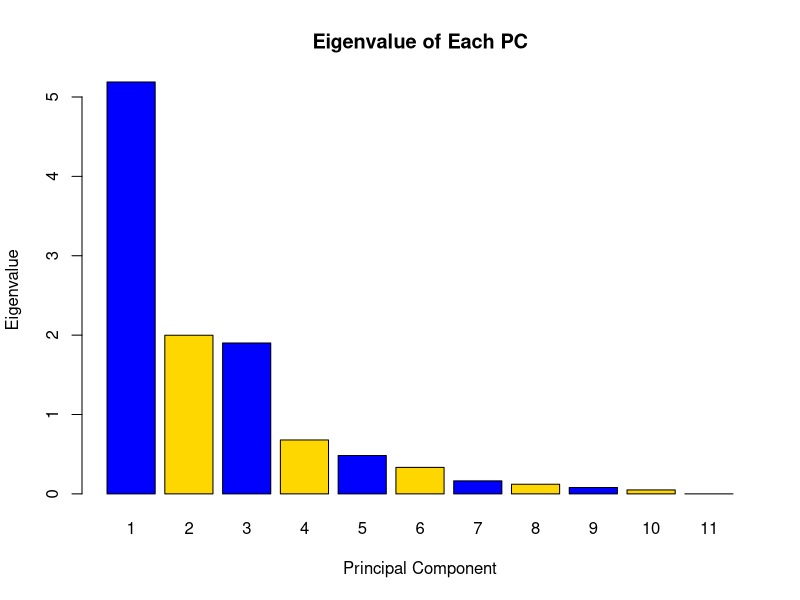
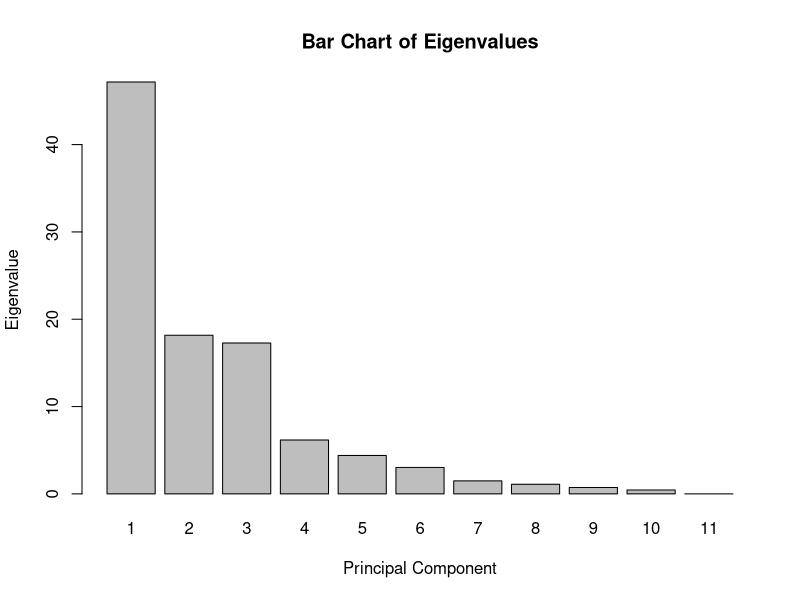
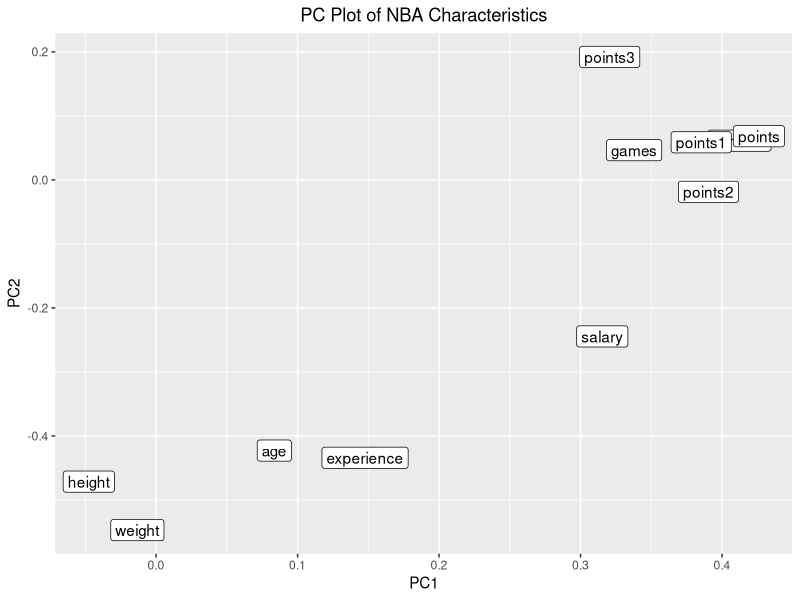
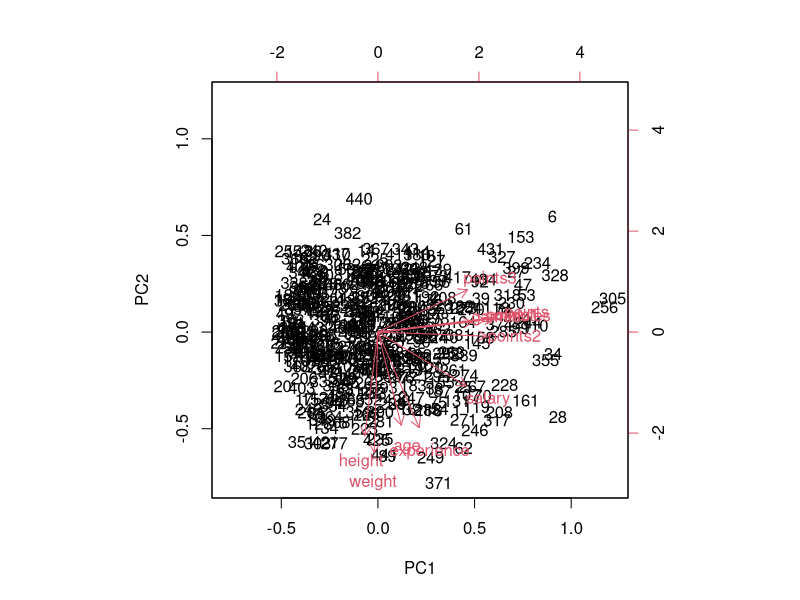

Here is the R script that generated these plots, in order:
## ---- chunk 1
library(ggplot2)
## ---- chunk 2
dat <- read.csv('nba2017-players.csv', stringsAsFactors = FALSE)
quant_dat = dat[,-c(1:3,8)] #Only keep quantiative data for pca (numeric/integer data type)
pca_nba <- prcomp(quant_dat, scale. = TRUE)

eigenvalues <- pca_nba$sdev^2  #Variance of the Principal Component (PC's) is equal to the eigenvalue of the PC
eigenvaluesdf <- data.frame(1:11, eigenvalues) #Create dataframe of eigenvalues with column for each PC
names(eigenvaluesdf)[1] <- "PC"
barplot(eigenvaluesdf$eigenvalues, names.arg = eigenvaluesdf$PC, xlab = "Principal Component", ylab = "Eigenvalue", main = "Eigenvalue of Each PC", col = c("blue","gold"))

loadings <- pca_nba$rotation #Weights of each PC
round(loadings,3)
## ---- chunk 3
#Add columns to evaluate variance of PC's in terms of percentages and cumulative percentages
eigenvaluesdf[,"Percentage"] <- round(eigenvaluesdf$eigenvalues/sum(eigenvaluesdf$eigenvalues)*100,2)
eigenvaluesdf[,"Cumulative_%"] <- cumsum(eigenvaluesdf$Percentage)
eigenvaluesdf

barplot(eigenvaluesdf$Percentage,names.arg = eigenvaluesdf$PC, main = "Bar Chart of Eigenvalues", xlab = "Principal Component", ylab = "Eigenvalue")
## ---- chunk 4
loadingsdf=as.data.frame(loadings)
ggplot(data = loadingsdf,aes(x=PC1, y= PC2)) +
  geom_label(label = row.names(loadingsdf)) +
  ggtitle("PC Plot of NBA Characteristics") +
  theme(plot.title = element_text(hjust = 0.5))
## ---- chunk 5
biplot(pca_nba, scale = 0.5)
